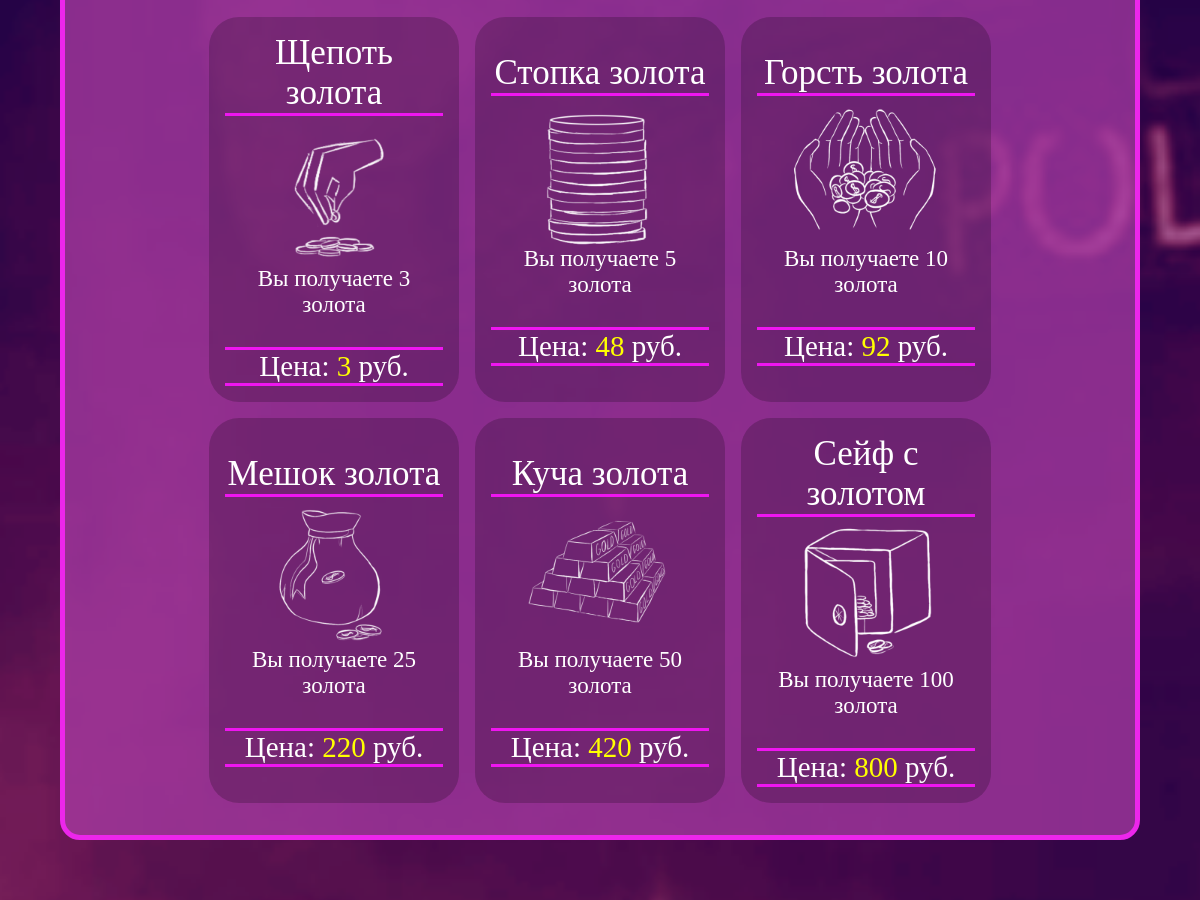
The app's page / (middle part), older data.
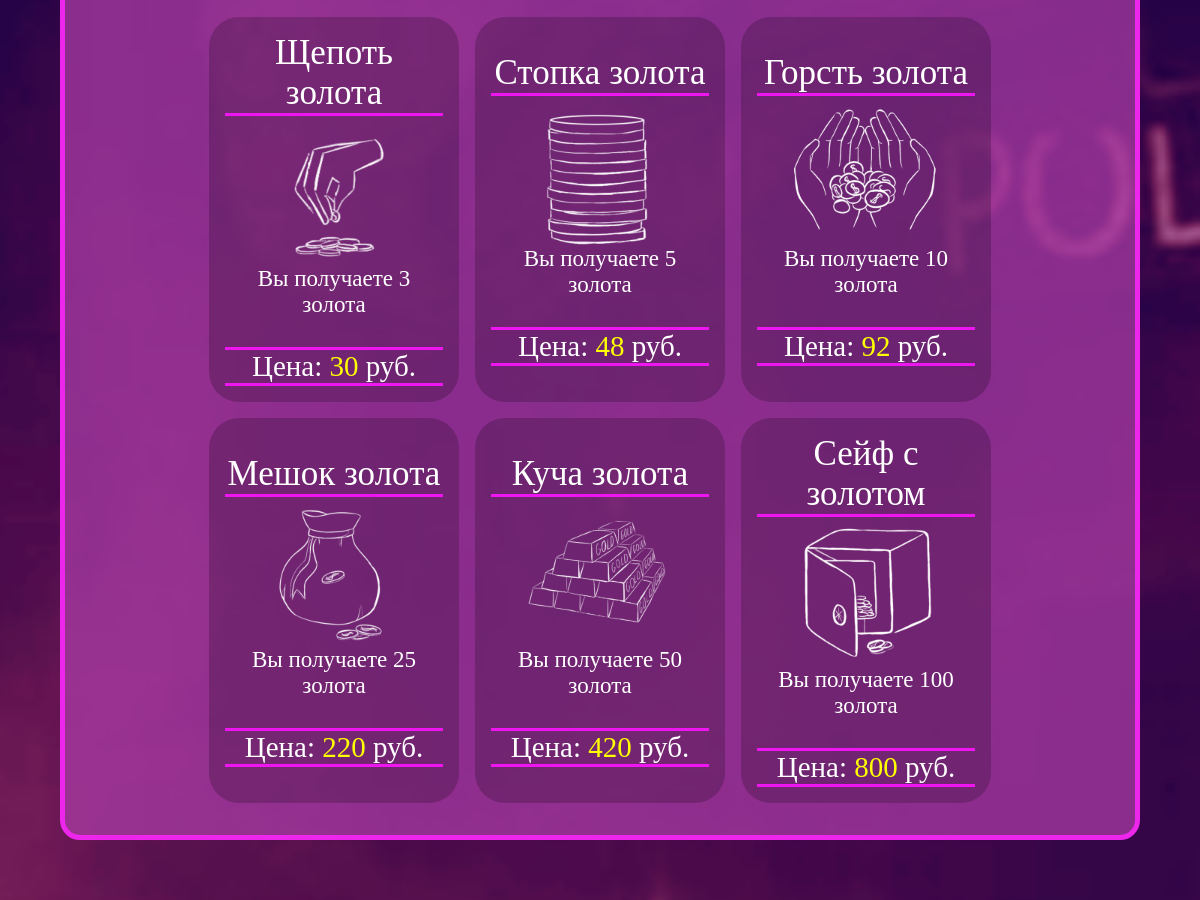
The same page, newer data.
### shop/models.py (models this page shows, shortened)
class Product(models.Model):
    title = models.CharField('название', max_length=150)
    subscription = models.CharField('описание', max_length=500)
    picture = models.ImageField('иконка', upload_to='icons/product')
    cost = models.IntegerField('цена', validators=[MinValueValidator(0)])
    amount = models.IntegerField('количество выдаваемого золота', validators=[MinValueValidator(0)])
    class Meta:
        verbose_name = 'товар'
        verbose_name_plural = 'товары'
        ordering = ['cost']

### main/views.py (the view)
# urls.py: path('', views.index, name = 'home'),
def index(request):
    if request.method == "POST":
        data = request.POST
        if 'nickname' in data.keys() and 'productId' in data.keys():
            pay_url = Product.get_pay_url(data['nickname'], data['productId'])
            return redirect(pay_url)
        else:
            return redirect(reverse('home'))
    else:
        context = {
            'menu': {
                'about': MenuContent.objects.get(id=2),
                'shop': MenuContent.objects.get(id=3),
                'faq': MenuContent.objects.get(id=4),
                'game': MenuContent.objects.get(id=5),
            },
            'page': {
                'about': AboutContent.objects.get(id=1)
            },
            'products': Product.objects.all(),
            'questions': Question.objects.all(),
        }
        return render(request, 'main/index.html', context)

### main/templates/main/index.html (shortened to what this page needs)
{% load static %}
<!DOCTYPE html>
<html lang="ru">
<head>
    <link rel="stylesheet" href="{% static 'css/main.css' %}">
    <link rel="stylesheet" href="{% static 'css/index.css' %}">
    <link rel="stylesheet" href="{% static 'css/media.css' %}">
    <link rel="stylesheet" href="{% static 'css/modal.css' %}">
</head>
<body>
<div class="container">
    <div class="blocks">
        <section class="shop content-block">
            <div class="content">
                <div class="products">
                    {% for product in products %}
                    <div class="product" data-id="{{ product.id }}">
                        <h3 class="title-product">{{ product.title }}</h3>
                        <img src="media/{{ product.picture }}" class="icon" alt="icon">
                        <p class="subscription">{{ product.subscription }}</p>
                        <p class="cost">Цена: <yellow>{{ product.cost }}</yellow> руб.</p>
                    </div>
                    {% endfor %}
                </div>
            </div>
        </section>
    </div>
</div>
</body>
</html>

Row changes from the older to the newer data that the page shows:
changed Product "Щепоть золота": cost "3" → "30"
